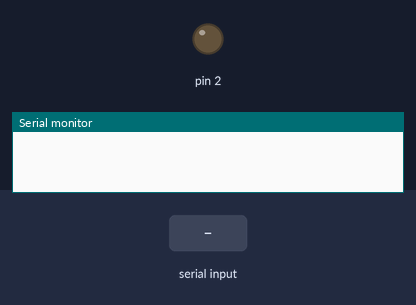
The sketch below on a simulated Arduino Uno, built with avr-gcc and run on an emulated ATmega328P. Shown: output pins drawn as LEDs (lit = HIGH), the last lines printed to the serial monitor. The test bench sets the inputs (shaded band).

Above: at 1.2 s.
1.3 s: "1" received over Serial
At 2.4 s:
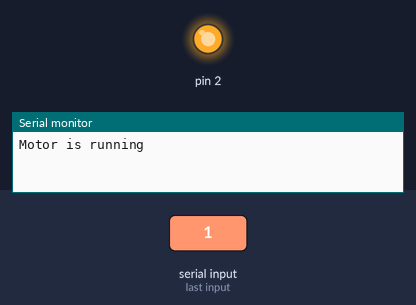
2.8 s: "0" received over Serial
At 3.5 s:
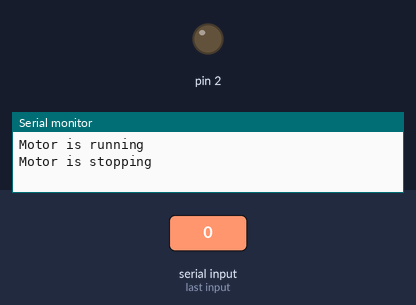
Timing chart, 0 to 5.8 s (numbered marks = the images above; inputs shaded):
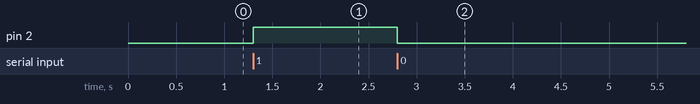

Measured:
- after the input at 1.3 s, pin 2: LOW → HIGH at once
- after the input at 2.8 s, pin 2: HIGH → LOW at once

The sketch:

Serial2.ino
```cpp
// C++ code
//
void setup()
{
  pinMode(2, OUTPUT);
  Serial.begin(9600); //initialized
}

void loop()
{
 	if(Serial.available()>0)
    {
      byte cmd = Serial.read();
      if(cmd=='1')
      {
        digitalWrite(2,HIGH);
        Serial.println("Motor is running");
      }
      else if(cmd=='0')
      {
        digitalWrite(2,LOW);
        Serial.println("Motor is stopping");
      }
      else{
        Serial.println("Wrong command! enter only 1 and 0");
      }
    }
}
```
